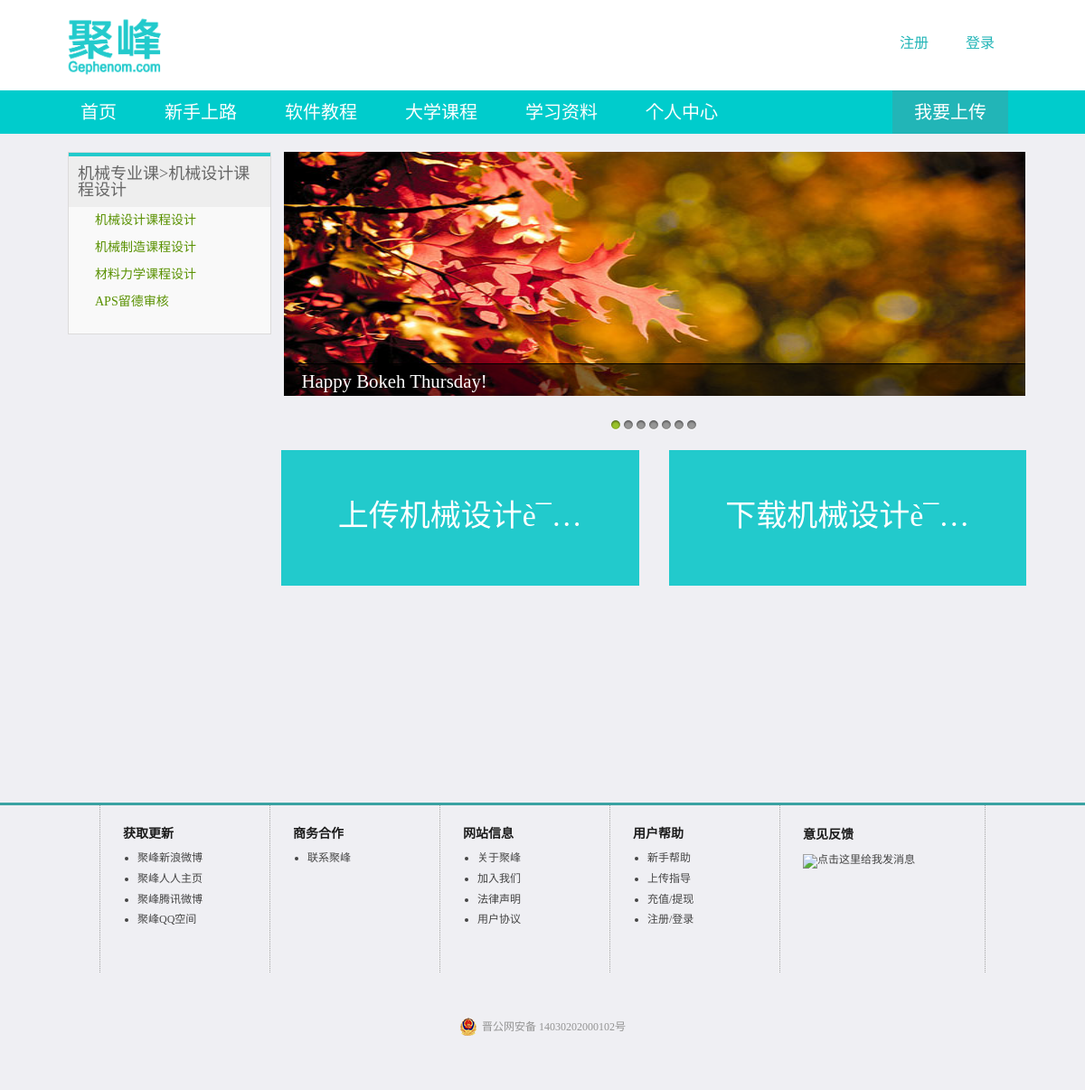
/key/one.php?category=9, run on the app's committed database.
### tables this page shows
CREATE TABLE IF NOT EXISTS `solution_category0` (
  `id` int(10) unsigned NOT NULL AUTO_INCREMENT,
  `class0` varchar(15) NOT NULL,
  PRIMARY KEY (`id`)
);

CREATE TABLE IF NOT EXISTS `solution_category1` (
  `id` int(10) unsigned NOT NULL AUTO_INCREMENT,
  `class0_id` int(10) unsigned NOT NULL,
  `class1` varchar(30) NOT NULL,
  PRIMARY KEY (`id`)
);

### repeat_code/function.php (called while the page is built, shortened)
<?php
function cut($str_cut,$length)
{
    if (strlen($str_cut) > $length)
    {
        for($i=0; $i < $length; $i++)
        if (ord($str_cut[$i]) > 128)    $i++;
        $str_cut = substr($str_cut,0,$i);
    }
    return $str_cut;
}
?>

### key/one.php (the view, shortened to what this page needs)
<?php
require_once("../repeat_code/head.php");
require_once("../repeat_code/function.php");
?>
<?php
if(isset($_GET['category'])){$category_id=$_GET['category'];}else{exit;}
$query="SELECT * FROM solution_category1 WHERE id='$category_id' LIMIT 1";
$result=mysqli_query($dbc,$query) or die('出错');
$row=mysqli_fetch_array($result);
$query1="SELECT * FROM solution_category0 WHERE id='$row[class0_id]' LIMIT 1";
$result1=mysqli_query($dbc,$query1) or die('出错');
$row1=mysqli_fetch_array($result1);
$query2="SELECT * FROM solution_category1 WHERE class0_id='$row1[id]'";
$result2=mysqli_query($dbc,$query2) or die('出错');
?>
<link rel="stylesheet" href="one.css">
</head>
<body>
<?php
require_once("../repeat_code/nav.php");
?>
<div id="page">
  <div class="one_con">
    <div class="left">
      <div class="left_select">
        <h1><?php echo $row1['class0'];?>><?php echo $row['class1'];?></h1>
        <div class="tow">
          <?php
			while($row2=mysqli_fetch_array($result2))
			{
			   ?>
          <p id="personal_2" class="tow_p"><a href="one.php?category=<?php echo $row2['id'];?>"><?php echo $row2['class1'];?></a></p>
          <?php
				}
			?>
        </div>
      </div>
    </div>
    <div class="right">
      <div id="container">
        <div id="example">
          <div id="slides">
            <div class="slides_container">
              <div class="slide"> <a href="http:www.gephenom.com" title="145.365 - Happy Bokeh Thursday! | Flickr - Photo Sharing!" target="_blank"><img src="img/slide-1.jpg" width="820" height="270" alt="<?php echo $row['class1'];?>下载"></a>
                <div class="caption" style="bottom:0">
                  <p>Happy Bokeh Thursday!</p>
                </div>
              </div>
            </div>
          </div>
        </div>
      </div>
      <div class="one_container">
        <div class="one_sel">
          <div class="sel_free sel_hover"> <a href="upload/upload.php">上传<?php $hg=cut($row['class1'],13);echo $hg;if(strlen($row['class1'])>13){echo '…';};?></a> </div>
          <div class="sel_pay sel_hover"> <a href="key3.php?category=<?php echo $_GET['category'];?>">下载<?php $hg=cut($row['class1'],13);echo $hg;if(strlen($row['class1'])>13){echo '…';};?></a> </div>
        </div>
      </div>
    </div>
  </div>
</div>
<?php
require_once("../repeat_code/footer.php");
?>
</body>
</html>

### key/one.css (style rules this page uses)
#container { width:581px;padding:10px;margin:0 auto;position:relative;z-index:0; }
a:link,a:visited { color:#599100;text-decoration:none; }
#example { width:580px;height:200px;position:relative; }
#slides { position:absolute;left:4px;z-index:100; }
.slides_container { width:820px;overflow:hidden;position:relative;display:none; }
.slides_container div.slide { width:820px;height:270px;display:block; }
.caption { z-index:500;position:absolute;bottom:-35px;left:0;height:30px;padding:5px 20px 0 20px;background:#000;background:rgba(0,0,0,.5);width:890px;font-size:1.3em;line-height:1.33;color:#fff;border-top:1px solid #000;text-shadow:none; }
#page { margin: 0 auto; padding-top: 10px; height: auto; background-color: #efeff3; overflow: auto; }
.one_con { width: 1070px; height: auto; margin: 0 auto; overflow: auto; }
.left { width: 22%; height: 600px; margin-right: 1%; float: left; position: relative; margin-top: 10px; }
.one_container { margin: 120px auto; width: auto; height: auto; padding-bottom: 120px; overflow: auto; }
.left_select { background-color:#f9f9f9; height:auto; border:1px solid #dcdbdb; margin-left:10px; padding-bottom:20px; }
.left_select h1 { width:auto; padding:10px; font-weight:500; font-size:18px; border-top:4px solid #22cacc; background-color:#eeeeee; color:#666666; }
.tow_p { padding:8px 25px; font-weight:500; font-size:14px; border-left:4px solid #f9f9f9; }
.sel_free { width:48%; height:150px; background-color:#22cacc; float:left; margin-right:4%; color:#fff; text-align:center; line-height:145px; font-size:34px; }
.sel_pay { width:48%; height:150px; background-color:#22cacc; float:left; color:#fff; text-align:center; line-height:145px; font-size:34px; }
.sel_hover a { color:#fff; text-decoration:none; width:100%; height:100%; background-color:#22cacc; float:left; color:#fff; text-align:center; line-height:145px; font-size:34px; }

### data on the page
solution_category0: class0 "机械专业课"
solution_category1: class1 "机械设计课程设计", class1 "机械设计è¯"
solution_category1: class1 "机械制造课程设计"
solution_category1: class1 "材料力学课程设计"
solution_category1: class1 "APS留德审核"
